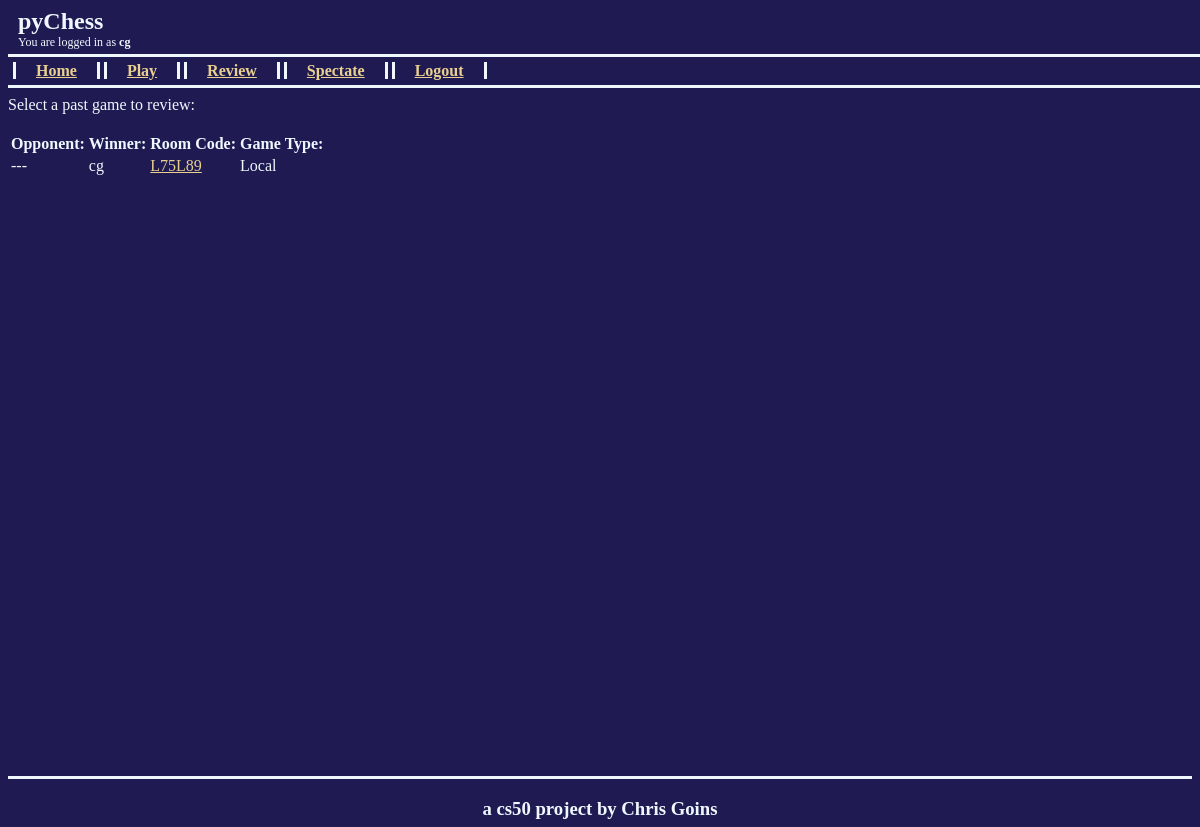
Screenshot of /review (signed in) with the database file from the repository.
### pychess/models.py (models this page shows)
class User(AbstractUser):
    pass

class Game(models.Model):
    roomCode = models.CharField(max_length=6, unique=True, null=True, blank=True)
    player1 = models.ForeignKey(User, on_delete=models.CASCADE, related_name="player1")
    player2 = models.ForeignKey(User, on_delete=models.CASCADE, related_name="player2", null=True, blank=True)
    isActive = models.BooleanField()
    winner = models.ForeignKey(User, on_delete=models.CASCADE, related_name="winner", null=True, blank=True)

### pychess/views.py (the view)
# urls.py: path("review", views.review, name="review"),
@login_required
def review(request):
    if request.method == "GET":
        gameQuery = Game.objects.filter(player1 = request.user) | Game.objects.filter(player2 = request.user)
        games = []
        for query in gameQuery:
            if not query.isActive:
                if query.player1 != query.player2:
                    gameType = "Network"
                    opponent = query.player2 if request.user == query.player1 else query.player1
                else:
                    gameType = "Local"
                    opponent = "---"
                game = {}
                game['gameType'] = gameType
                game['opponent'] = opponent
                game['winner'] = query.winner if query.winner != None else "DRAW"
                game['roomCode'] = query.roomCode
                games.append(game)
        return render(request, 'pychess/review.html', {"games":games})
    else:
        return JsonResponse({"error":"Invalid request method"}, status=405)

### pychess/templates/pychess/review.html (shortened to what this page needs)
{% extends "pychess/layout.html"%}
{% block body %}
{% if games %}
    Select a past game to review:
    <br><br>
    <table>
        <thead>
            <tr>
                <th>Opponent:</th>
                <th>Winner:</th>
                <th>Room Code:</th>
                <th>Game Type:</th>
            </tr>
        </thead>
        <tbody>
            {% for game in games %}
                <tr>
                    <td>{{ game.opponent }}</td>
                    <td>{{ game.winner }}</td>
                    <td><a href="{% url 'reviewGame' game.roomCode %}">{{ game.roomCode }}</a></td>
                    <td>{{ game.gameType }}</td>
                </tr>
            {% endfor %}
        </tbody>
    </table>
{% else %}
    No games to review! <a href="{% url 'play' %}">Try playing a few first!</a>
{% endif %}
{% endblock %}

### pychess/templates/pychess/layout.html (shortened to what this page needs)
{% load static %}
<!DOCTYPE html>
<html lang="en">
    <head>
        <link rel="stylesheet" href="{% static 'pychess/styles.css' %}">
    </head>
    <body>
        <div class="header">
            <div class="mainHeading">pyChess</div>
            {% if user.is_authenticated %}
                <div class="subHeading">
                    You are logged in as <strong>{{ user }}</strong>
                </div>
            {% else %}
                <div class="subHeading">
                    You are not logged in
                </div>
            {% endif %}
            <div class="navbar">
                {% if user.is_authenticated %}
                    <a class="navlink" href="{% url 'index' %}">Home</a>
                    <a class="navlink" href="{% url 'play' %}">Play</a>
                    <a class="navlink" href="{% url 'review' %}">Review</a>
                    <a class="navlink" href="{% url 'spectate' %}">Spectate</a>
                    <a class="navlink" href="{% url 'logout' %}">Logout</a>
                {% else %}
                    <a class="navlink" href="{% url 'login' %}">Login</a>
                    <a class="navlink" href="{% url 'register' %}">Register</a>
                    <a class="navlink" href="{% url 'spectate' %}">Spectate</a>
                {% endif %}
            </div>
        </div>
        <div class="content">
        {% block body %}
        {% endblock %}
        </div>
        <div class="footer">
            <h3>a cs50 project by Chris Goins</h3>
        </div>
    </body>
</html>

### pychess/static/pychess/styles.css (style rules this page uses)
body { background-color: rgb(31, 27, 82); }
a { color:rgb(233, 208, 145); }
.header { height:10vh; width:100%; min-height:80px; min-width:1008px; color:aliceblue; position: relative; float: left; margin-bottom: 1vh; }
.mainHeading { position:relative; font-size: max(24px,3vh); font-weight: bold; text-indent:10px; float:left; }
.subHeading { float:left; clear:both; font-size: max(12px,1.5vh); text-indent: 10px; }
.navbar { clear:both; border-bottom: solid; border-top: solid; border-color: aliceblue; width:100%; position:absolute; bottom:0; padding:5px; }
.navlink { padding-left:20px; padding-right:20px; font-weight:bold; border-left: solid; border-right:solid; border-color:aliceblue; }
.footer { height:5vh; min-height:24px; min-width:1008px; text-align: center; color:aliceblue; border-top:solid; border-color:aliceblue; }
.content { clear:both; height: 85vh; min-height:412px; min-width:1008px; color:aliceblue; }

### rows the page displays
User: username "cg", opponent "---", winner "cg", roomCode "L75L89", gameType "Local"
